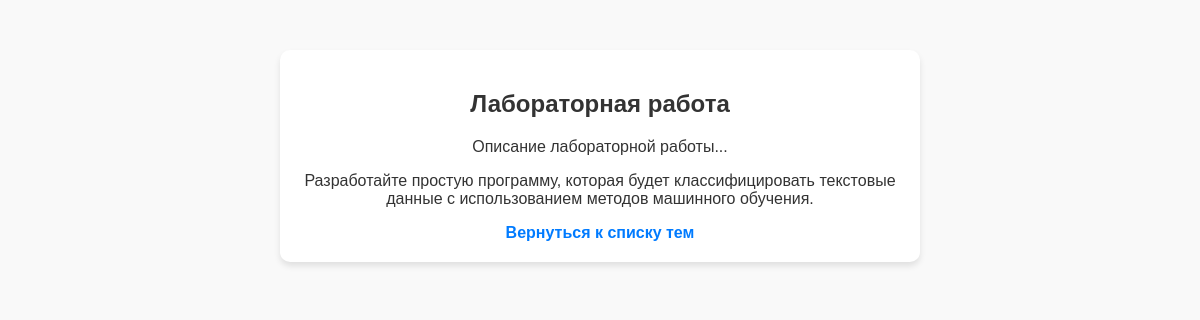
Screenshot of /labwork.php?id=1 (signed in) with the database file from the repository.
### tables this page shows
CREATE TABLE `labworks` (
  `id` int(11) NOT NULL,
  `topic_id` int(11) NOT NULL,
  `description` text NOT NULL
);

### labwork.php (the view, shortened to what this page needs)
<?php
$conn = new mysqli("localhost", "root", "Aliy@1994", "edu_site");
$topicId = isset($_GET['id']) ? intval($_GET['id']) : null;
$sql = "SELECT * FROM labworks WHERE topic_id = ?";
$stmt = $conn->prepare($sql);
$stmt->bind_param("i", $topicId);
$stmt->execute();
$result = $stmt->get_result();
?>
<!DOCTYPE html>
<html lang="ru">
<head>
    <link rel="stylesheet" href="style.css">
</head>
<body>
    <div class="container">
        <h2>Лабораторная работа</h2>
        <?php if ($result->num_rows > 0) : ?>
            <?php while ($row = $result->fetch_assoc()) : ?>
                <p><?php echo htmlspecialchars($row['description']); ?></p>
            <?php endwhile; ?>
        <?php else : ?>
            <p>Лабораторная работа пока недоступна.</p>
        <?php endif; ?>
        <a href="topics.php">Вернуться к списку тем</a>
    </div>
</body>
</html>

### style.css (style rules this page uses)
:root { --white-color: #fff; --bg-color: #f9f9f9; --gray-color: #ccc; --primary-color: #007BFF; --secondary-color: #6c757d; }
body { font-family: Arial, sans-serif; margin: 0; padding: 0; background: var(--bg-color); color: #333; }
a { text-decoration: none; color: var(--primary-color); font-weight: bold; }
.container { max-width: 1200px; margin: 0 auto; padding: 0 20px; }
.container { max-width: 400px; margin: 100px auto; padding: 20px; background: rgba(255, 255, 255, 0.9); border-radius: 10px; box-shadow: 0 4px 6px rgba(0, 0, 0, 0.1); transition: transform 0.3s ease, box-shadow 0.3s ease; }
.container { max-width: 400px; margin: 100px auto; padding: 20px; background: rgba(255, 255, 255, 0.9); border-radius: 10px; box-shadow: 0 4px 6px rgba(0, 0, 0, 0.1); transition: transform 0.3s ease, box-shadow 0.3s ease; text-align: center; }
.container { max-width: 600px; margin: 50px auto; padding: 20px; background: var(--white-color); border-radius: 10px; box-shadow: 0 4px 6px rgba(0, 0, 0, 0.1); transition: transform 0.3s ease, box-shadow 0.3s ease; }

### rows the page displays
labworks: description "Описание лабораторной работы..."
labworks: description "Разработайте простую программу, которая будет классифицировать текстовые данные с использованием методов машинного обучения."
